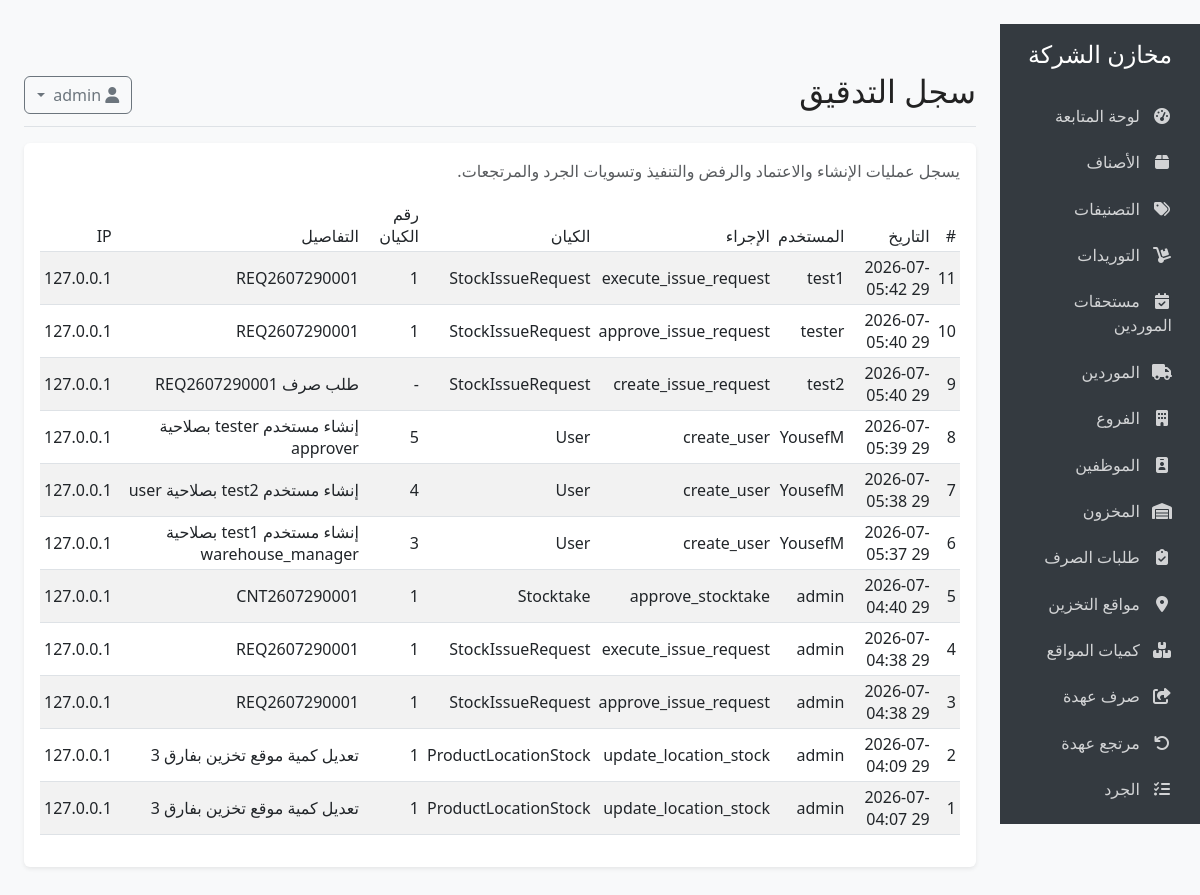
/audit (signed in), run on an earlier commit of the app's database.
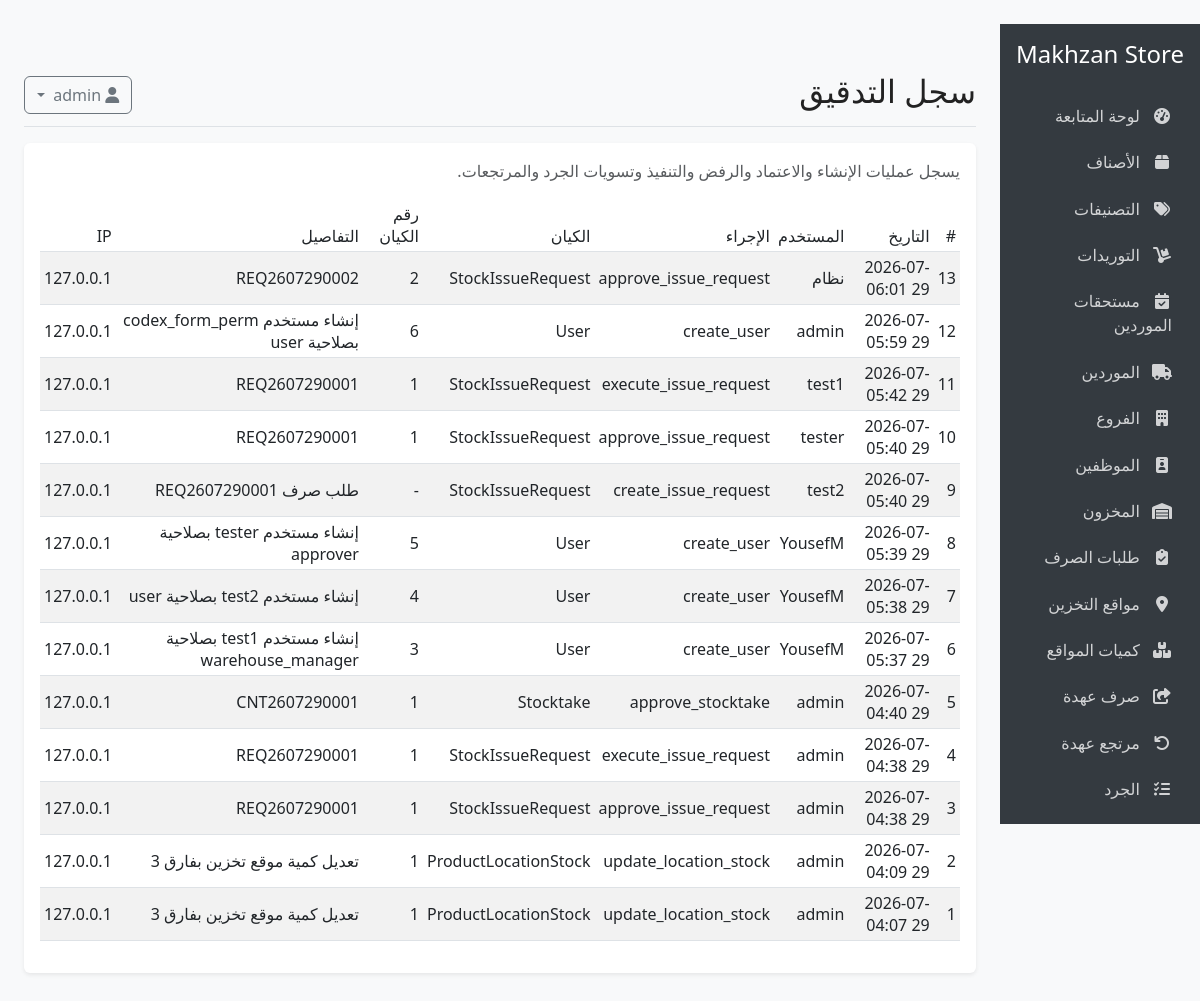
And on a later commit of the database.
### models.py (models this page shows, shortened)
class AuditLog(db.Model):
    __tablename__ = 'audit_logs'
    id = db.Column(db.Integer, primary_key=True)
    user_id = db.Column(db.Integer, db.ForeignKey('users.id'), nullable=True)
    action = db.Column(db.String(80), nullable=False, index=True)
    entity_type = db.Column(db.String(80), nullable=True, index=True)
    entity_id = db.Column(db.Integer, nullable=True)
    details = db.Column(db.Text, nullable=True)
    ip_address = db.Column(db.String(45), nullable=True)
    created_at = db.Column(db.DateTime, default=datetime.utcnow, index=True)
    user = db.relationship('User', backref='audit_logs', lazy=True)

class User(db.Model, UserMixin):
    __tablename__ = 'users'
    id = db.Column(db.Integer, primary_key=True)
    username = db.Column(db.String(64), unique=True, nullable=False)
    email = db.Column(db.String(120), unique=True, nullable=False)
    password_hash = db.Column(db.String(128), nullable=False)
    full_name = db.Column(db.String(100), nullable=True)
    role = db.Column(db.String(30), default='user')
    branch_id = db.Column(db.Integer, db.ForeignKey('branches.id'), nullable=True)
    custom_permissions = db.Column(db.Text, nullable=True)
    is_active = db.Column(db.Boolean, default=True)
    created_at = db.Column(db.DateTime, default=datetime.utcnow)
    branch = db.relationship('Branch', foreign_keys=[branch_id], lazy=True)

class Setting(db.Model):
    __tablename__ = 'settings'
    id = db.Column(db.Integer, primary_key=True)
    key = db.Column(db.String(50), unique=True, nullable=False)
    value = db.Column(db.Text, nullable=True)

### app.py (the view)
@app.route('/audit')
@login_required
@roles_required('admin', 'auditor', 'warehouse_manager')
def audit():
    audit_page = AuditLog.query.options(joinedload(AuditLog.user)).order_by(AuditLog.created_at.desc()).paginate(
        page=request.args.get('page', 1, type=int),
        per_page=50,
        error_out=False
    )
    return render_template('audit.html', audit_page=audit_page)

### app.py (called while the page is built)
def user_permissions(user):
    if not user or not user.is_authenticated:
        return set()
    if user.role == 'admin':
        return set(ALL_PERMISSION_CODES)
    permissions = set(ROLE_DEFAULT_PERMISSIONS.get(user.role, set()))
    permissions.update(parse_permissions(getattr(user, 'custom_permissions', None)))
    return permissions

def has_permission(permission_code):
    if not permission_code:
        return current_user.is_authenticated
    return permission_code in user_permissions(current_user)

def roles_required(*roles):
    def decorator(f):
        @wraps(f)
        def decorated_function(*args, **kwargs):
            permission_code = ENDPOINT_PERMISSIONS.get(request.endpoint)
            if not current_user.is_authenticated or (current_user.role not in roles and not has_permission(permission_code)):
                flash('ليس لديك صلاحية تنفيذ هذا الإجراء.', 'danger')
                return redirect(url_for('index'))
            return f(*args, **kwargs)
        return decorated_function
    return decorator

@app.before_request
def enforce_endpoint_permissions():
    if request.endpoint in (None, 'static', 'login', 'logout'):
        return None
    permission_code = ENDPOINT_PERMISSIONS.get(request.endpoint)
    if permission_code and current_user.is_authenticated and not has_permission(permission_code):
        flash('ليس لديك صلاحية الوصول لهذه الصفحة أو تنفيذ هذا الإجراء.', 'danger')
        return redirect(url_for('index'))
    return None

@login_manager.user_loader
def load_user(user_id):
    user = User.query.get(int(user_id))
    if user and not user.is_active:
        return None
    return user

@app.before_request
def hide_retail_pages_in_company_mode():
    path = request.path.rstrip('/') or '/'
    if path.startswith('/static') or not current_user.is_authenticated:
        return None
    if any(path == prefix or path.startswith(f'{prefix}/') for prefix in RETAIL_ONLY_PREFIXES):
        flash('تم إخفاء صفحات البيع والعملاء والكاشير لأن النظام مضبوط كمخزن شركة داخلي.', 'warning')
        return redirect(url_for('index'))
    if path in RETAIL_ONLY_REPORT_PATHS:
        flash('هذا التقرير خاص بالبيع التجاري وغير مستخدم في نظام مخازن الشركة.', 'warning')
        return redirect(url_for('reports'))
    return None

### templates/audit.html (shortened to what this page needs)
{% extends "base.html" %}
{% block header %}سجل التدقيق{% endblock %}
{% block content %}
<div class="card">
    <div class="card-body">
        <p class="text-muted">يسجل عمليات الإنشاء والاعتماد والرفض والتنفيذ وتسويات الجرد والمرتجعات.</p>
        <div class="table-responsive">
            <table class="table table-striped table-sm align-middle">
                <thead>
                    <tr>
                        <th>#</th>
                        <th>التاريخ</th>
                        <th>المستخدم</th>
                        <th>الإجراء</th>
                        <th>الكيان</th>
                        <th>رقم الكيان</th>
                        <th>التفاصيل</th>
                        <th>IP</th>
                    </tr>
                </thead>
                <tbody>
                    {% for log in audit_page.items %}
                    <tr>
                        <td>{{ log.id }}</td>
                        <td>{{ log.created_at.strftime('%Y-%m-%d %H:%M') }}</td>
                        <td>{{ log.user.username if log.user else 'نظام' }}</td>
                        <td>{{ log.action }}</td>
                        <td>{{ log.entity_type or '-' }}</td>
                        <td>{{ log.entity_id or '-' }}</td>
                        <td>{{ log.details or '-' }}</td>
                        <td>{{ log.ip_address or '-' }}</td>
                    </tr>
                    {% else %}
                    <tr><td colspan="8" class="text-center text-muted">لا توجد سجلات تدقيق.</td></tr>
                    {% endfor %}
                </tbody>
            </table>
        </div>
        {% set page_obj = audit_page %}
    </div>
</div>
{% endblock %}

### templates/base.html (shortened to what this page needs)
﻿<!DOCTYPE html>
<html lang="ar" dir="rtl">
<head>
    <link rel="stylesheet" href="https://cdn.jsdelivr.net/npm/bootstrap@5.3.0/dist/css/bootstrap.rtl.min.css">
    <link rel="stylesheet" href="https://cdnjs.cloudflare.com/ajax/libs/font-awesome/6.4.0/css/all.min.css">
    <link id="theme-style" rel="stylesheet" href="{{ url_for('static', filename='css/' + (settings.get('theme', 'light') if settings else 'light') + '.css') }}">
</head>
<body>
    <div class="container-fluid">
        <div class="row">
            <div class="col-md-3 col-lg-2 d-md-block sidebar collapse">
                <div class="position-sticky pt-3">
                    <div class="text-center mb-4">
                        <h4>{{ settings['store_name'] if settings and settings.get('store_name') else 'مخازن الشركة' }}</h4>
                    </div>
                    <ul class="nav flex-column">
                        {% for permission, href, icon, label in nav_items %}
                            {% if can(permission) %}
                            <li class="nav-item">
                                <a class="nav-link {% if request.path == href or (href != '/' and request.path.startswith(href)) %}active{% endif %}" href="{{ href }}">
                                    <i class="{{ icon }}"></i> {{ label }}
                                </a>
                            </li>
                            {% endif %}
                        {% endfor %}
                    </ul>
                </div>
            </div>
            <main class="col-md-9 ms-sm-auto col-lg-10 px-md-4 main-content">
                <div class="d-flex justify-content-between flex-wrap flex-md-nowrap align-items-center pt-3 pb-2 mb-3 border-bottom">
                    <h1 class="h2">{% block header %}{% endblock %}</h1>
                    <div class="btn-toolbar mb-2 mb-md-0">
                        <div class="dropdown">
                            <button class="btn btn-outline-secondary dropdown-toggle" type="button" id="userDropdown" data-bs-toggle="dropdown" aria-expanded="false">
                                <i class="fas fa-user"></i>
                            </button>
                        </div>
                    </div>
                </div>
                {% block content %}{% endblock %}
            </main>
        </div>
    </div>
</body>
</html>

### static/css/light.css (style rules this page uses)
body { background: #fff; color: #222; }
.card, .table { background: #fff; color: #222; }
.navbar, .sidebar { background: #f8f9fa; color: #222; }

### templates/base.html (style rules this page uses)
body { font-family: 'Segoe UI', Tahoma, Geneva, Verdana, sans-serif; background-color: #f8f9fa; }
.sidebar { height: 100vh; position: sticky; top: 0; overflow-y: auto; overflow-x: hidden; background-color: #343a40; color: #fff; }
.sidebar .nav-link { color: rgba(255, 255, 255, 0.78); padding: 0.5rem 1rem; margin: 0.2rem 0; border-radius: 0.25rem; }
.sidebar .nav-link i { margin-left: 0.5rem; width: 1.25rem; text-align: center; }
.main-content { padding: 2rem; }
.card { margin-bottom: 1.5rem; border: none; box-shadow: 0 0.125rem 0.25rem rgba(0, 0, 0, 0.075); }
.table th { font-weight: 500; }

What changed in the data, as far as the page shows it:
added Setting: value "Makhzan Store"
added AuditLog: id "13", created_at "2026-07-29 06:01", user "نظام", action "approve_issue_request", entity_type "StockIssueRequest", entity "2", details "REQ2607290002", ip_address "127.0.0.1"
added AuditLog: id "12", created_at "2026-07-29 05:59", user "admin", action "create_user", entity_type "User", entity "6", details "إنشاء مستخدم codex_form_perm بصلاحية user", ip_address "127.0.0.1"
Also different on the page:
text no longer shown: "مخازن الشركة"
